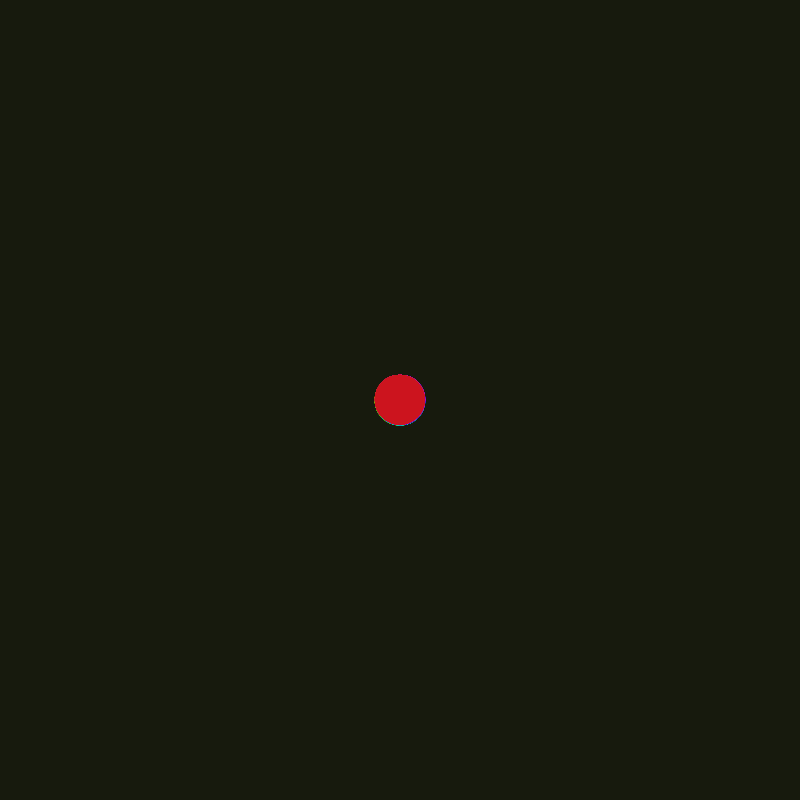
Frame 1 (no input)
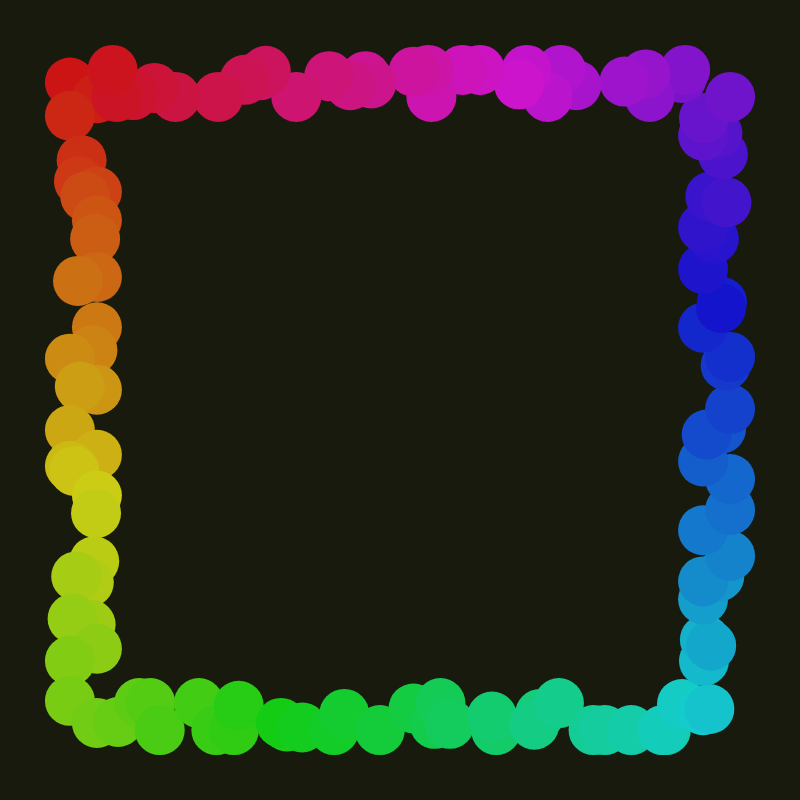
Frame 60 (no input)
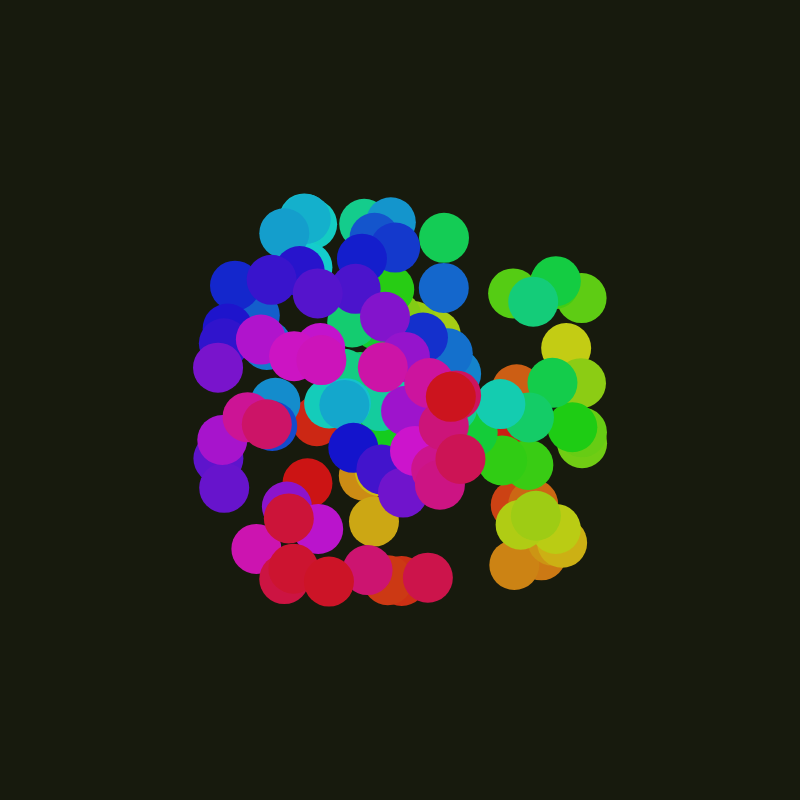
Frame 120 (the mouse pressed at the canvas centre since frame 60)

The p5.js sketch that drew these frames (run headless with seeded random() and noise() and a simulated clock; from frame 60 on, the mouse is pressed at the canvas centre):

// p5.js sketch
// ── sketch.js
var count = 120;
var side = 800;
var rad = side / 2.0 * 0.75;
var tick = 0;
var maxTick = 50;
let dots = [count];
let points = [count];
let radius = 50;

function setup() {
  noStroke();
  colorMode(HSB, 100);
  frameRate(30);
  rectMode(CENTER);
  createCanvas(side, side);
  makePoints(350);
  for(let i = 0; i < count; i++) {
    dots[i] = new Dot(i);
  }
}

function draw() {
  tick = tick + 1;
  background(20, 50, 10);
  fill(190, 150, 180);
  let d = distance(tick);
  moveDots(d);
  if (tick == maxTick) {
    makePoints(random(200) + 100);
    if (random(2) < 1) {
      points = shuffle(points, true);
    }
    advanceDots();
    tick = 0;
  }
}

function advanceDots(distance) {
  for (let i = 0; i < count; i++) {
    let nextPoint = points[i];
    dots[i].advance(nextPoint[0], nextPoint[1]);
  }
}

function moveDots(amnt) {
  for (let i = 0; i < count; i++) {
    dots[i].move(amnt);
    dots[i].display();
  }
}

function distance(tick) {
  return ((cos((PI / maxTick) * tick) + 1.0) * 0.5);
}

function makeCirclePoints(radius) {
  let delta = TWO_PI / count;
  for (let i = 0; i < count; i++) {
    var x = sin(delta * i) * radius + 400;
    var y = cos(delta * i) * radius + 400;
    points[i] = [x, y];
  }
}

function makeLinePoints() {
  let delta = 1.0 / count;
  xf = random(100, 700);
  xt = random(100, 700);
  yf = random(100, 700);
  yt = random(100, 700);
  for (let i = 0; i < count; i++) {
    x = lerp(xf, xt, delta * i);
    y = lerp(yf, yt, delta * i);
    points[i] = [x, y];
  }
}

function makeSquarePoints(rad) {
  points = [];
  lerpLine([-1 * rad, -1 * rad], [-1 *  rad, rad], 4);
  lerpLine([-1 * rad, rad], [rad, rad], 4);
  lerpLine([rad, rad], [rad, -1 * rad], 4);
  lerpLine([rad, -1 * rad], [-1 *  rad, -1 * rad], 4);
}

function makeTriangePoints(rad) {
  points = [];
  lerpLine([0, -0.9 * rad], [0.85 * rad, 0.75 * rad], 3);
  lerpLine([0.85 * rad, 0.75 * rad], [-0.85 * rad, 0.75 * rad], 3);
  lerpLine([-0.85 * rad, 0.75 * rad], [0, -0.9 * rad], 3);
}

function lerpLine(p1, p2, lineCount) {
  var sections = (count / lineCount);
  var delta = 1.0 / (sections);
  for (let i = 0; i < sections; i++) {
    let a = delta * i;
    let x = lerp(p1[0], p2[0], a);
    let y = lerp(p1[1], p2[1], a);
    points.push([x + side / 2, y + side / 2]);
  }
}

function makePoints(radius) {
  let r = random(100);

  if (r < 40) {
    makeCirclePoints(radius);
    return;
  }
  if (r < 60) {
    makeTriangePoints(radius);
    return;
  }
  if (r < 100) {
    makeSquarePoints(radius);
    return;
  }
}

class Dot {
  constructor(i){
    this.toX = 400.0;
    this.toY = 400.0;

    this.fromX = points[i][0];
    this.fromY = points[i][1];

    this.x = this.fromX;
    this.y = this.fromY;

    this.color = color(100 / count * i, 90, 80);
  }

  display() {
    fill(this.color);
    ellipse(this.x, this.y, radius, radius);
  }

  advance(x, y) {
    this.toX = this.fromX;
    this.toY = this.fromY;

    this.fromX = x;
    this.fromY = y;
  }

  move(amnt) {
    this.x = lerp(this.fromX, this.toX, amnt);
    this.y = lerp(this.fromY, this.toY, amnt);
  }
}
